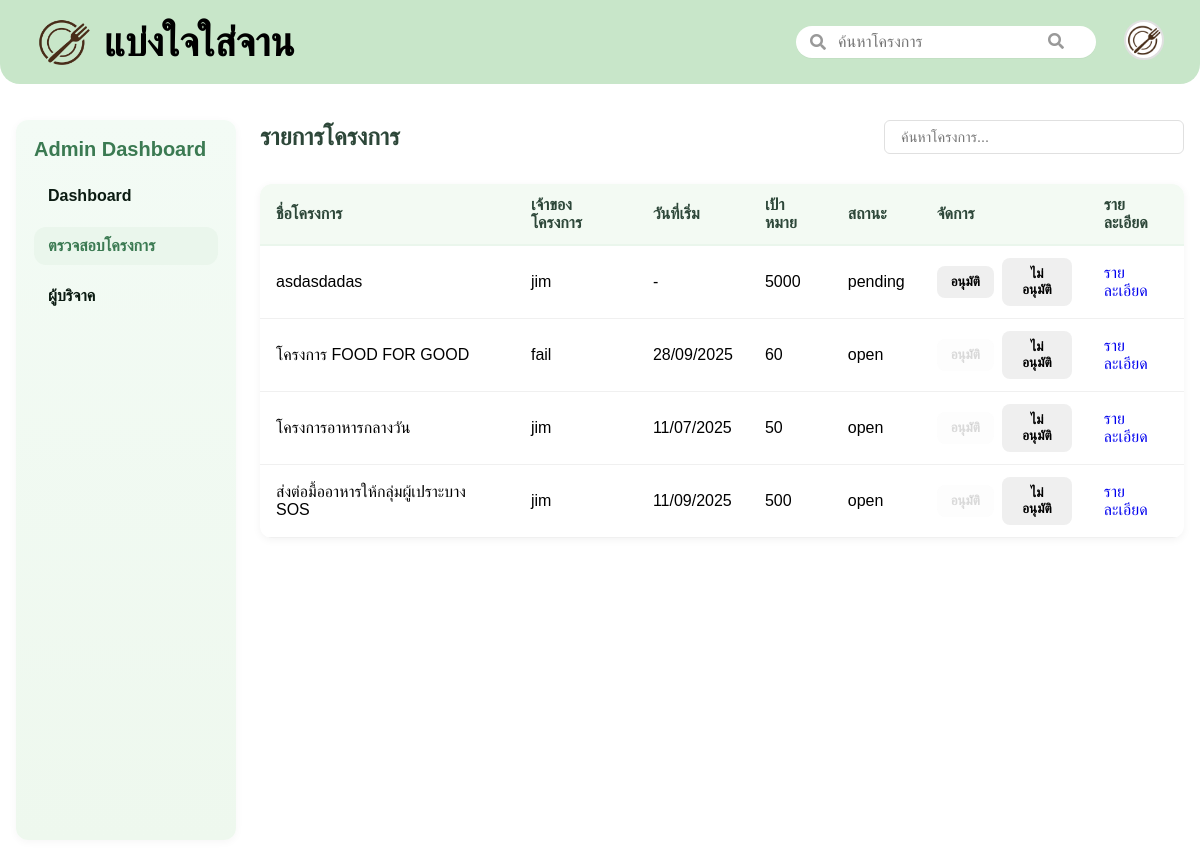
Page /project-list.php on the committed database.
### tables this page shows
CREATE TABLE IF NOT EXISTS `projects` (
  `project_id` int NOT NULL AUTO_INCREMENT,
  `owner_id` int DEFAULT NULL,
  `title` varchar(50) DEFAULT NULL,
  `img` varchar(50) DEFAULT NULL,
  `description` varchar(1000) DEFAULT NULL,
  `goal` int DEFAULT NULL,
  `start_date` timestamp NULL DEFAULT (now()),
  `end_date` timestamp NULL DEFAULT NULL,
  `address` varchar(200) DEFAULT NULL,
  `phone` varchar(50) DEFAULT NULL,
  `email` varchar(50) DEFAULT NULL,
  `status` varchar(50) DEFAULT NULL,
  PRIMARY KEY (`project_id`) USING BTREE,
  KEY `User_Projects` (`owner_id`),
  CONSTRAINT `User_Projects` FOREIGN KEY (`owner_id`) REFERENCES `user` (`user_id`)
);

CREATE TABLE IF NOT EXISTS `user` (
  `user_id` int NOT NULL AUTO_INCREMENT,
  `role_id` int DEFAULT NULL,
  `email` varchar(50) DEFAULT NULL,
  `password` varchar(50) DEFAULT NULL,
  `name` varchar(50) DEFAULT NULL,
  PRIMARY KEY (`user_id`) USING BTREE,
  KEY `Role_User` (`role_id`),
  CONSTRAINT `Role_User` FOREIGN KEY (`role_id`) REFERENCES `roles` (`role_id`)
);

### project-list.php (the view, shortened to what this page needs)
<?php
require_once __DIR__ . '/sql/config.php';
try {
    $sql = "
        SELECT
            p.project_id,
            p.title,
            p.goal,
            p.status,
            p.start_date,
            u.name AS owner_name
        FROM projects p
        LEFT JOIN user u ON p.owner_id = u.user_id
        ORDER BY p.project_id DESC
    ";
    $stmt = $conn->query($sql);
    $projects = $stmt->fetchAll(PDO::FETCH_ASSOC);
} catch (Throwable $e) {
    $projects = [];
    $error = $e->getMessage();
}
?>
<!DOCTYPE html>
<html lang="th">
<head>
    <link rel="stylesheet" href="CSS/header.css">
    <link rel="stylesheet" href="CSS/admin.css">
    <link rel="stylesheet" href="CSS/project-list.css">
    <link rel="stylesheet" href="https://cdnjs.cloudflare.com/ajax/libs/font-awesome/5.15.4/css/all.min.css">
</head>
<body>
    <header class="header"></header>
    <main class="admin-main">
        <aside class="admin-sidebar">
            <h2 class="sidebar-title">Admin Dashboard</h2>
            <nav class="sidebar-nav">
                <a class="nav-item" href="admin.html">Dashboard</a>
                <a class="nav-item active" href="project-list.php">ตรวจสอบโครงการ</a>
                <a class="nav-item" href="donor-list.php">ผู้บริจาค</a>
            </nav>
        </aside>
        <section class="admin-content">
            <div class="list-header-row">
                <h2>รายการโครงการ</h2>
                <div class="search-box">
                    <input type="search" placeholder="ค้นหาโครงการ..." />
                </div>
            </div>
            <div class="project-list">
                <table class="project-table">
                    <thead>
                        <tr>
                            <th>ชื่อโครงการ</th>
                            <th>เจ้าของโครงการ</th>
                            <th>วันที่เริ่ม</th>
                            <th>เป้าหมาย</th>
                            <th>สถานะ</th>
                            <th>จัดการ</th>
                            <th>รายละเอียด</th>
                        </tr>
                    </thead>
                    <tbody id="projectTableBody">
                        <?php if ($projects): ?>
                            <?php foreach ($projects as $p): ?>
                                <?php $status = strtolower($p['status'] ?? ''); ?>
                                <tr data-project-id="<?php echo (int)$p['project_id']; ?>">
                                    <td><?php echo htmlspecialchars($p['title'] ?? '-'); ?></td>
                                    <td><?php echo htmlspecialchars($p['owner_name'] ?? '-'); ?></td>
                                    <td>
                                        <?php
                                          $d = $p['start_date'] ?? null;
                                          echo $d ? htmlspecialchars(date('d/m/Y', strtotime($d))) : '-';
                                        ?>
                                    </td>
                                    <td><?php echo htmlspecialchars($p['goal'] ?? '-'); ?></td>
                                    <td data-col="status"><?php echo htmlspecialchars($p['status'] ?? '-'); ?></td>
                                    <td>
                                        <div class="action-buttons">
                                            <button type="button"
                                                    class="btn btn-approve"
                                                    data-id="<?php echo (int)$p['project_id']; ?>"
                                                    data-status="open"
                                                    <?php echo $status === 'open' ? 'disabled' : ''; ?>>
                                                อนุมัติ
                                            </button>
                                            <button type="button"
                                                    class="btn btn-reject"
                                                    data-id="<?php echo (int)$p['project_id']; ?>"
                                                    data-status="close"
                                                    <?php echo $status === 'close' ? 'disabled' : ''; ?>>
                                                ไม่อนุมัติ
                                            </button>
                                        </div>
                                    </td>
                                    <td>
                                        <a class="btn-link" href="post_title1.php?project_id=<?php echo (int)$p['project_id']; ?>">รายละเอียด</a>
                                    </td>
                                </tr>
                            <?php endforeach; ?>
                        <?php else: ?>
                            <tr><td colspan="7" style="text-align:center;">ยังไม่มีโครงการ</td></tr>
                        <?php endif; ?>
                    </tbody>
                </table>
            </div>
        </section>
    </main>
</body>
</html>

### CSS/header.css (style rules this page uses)
.header { position: relative; width: 100vw; left: 50%; right: 50%; margin-left: -50vw; margin-right: -50vw; box-sizing: border-box; padding: 14px 24px; background-color: #c8e6c9; border-radius: 0 0 20px 20px; z-index: 10; }
a { text-decoration: none; }

### CSS/admin.css (style rules this page uses)
:root { --accent:#3b7a52; --muted:#eaf6ec; --card:#ffffff; --soft:#f3faf3; }
* { box-sizing:border-box }
body { margin:0; font-family: Arial, Helvetica, sans-serif; background:#fff; }
.admin-main { display:flex; gap:24px; max-width:1200px; margin:20px auto; padding:16px; }
.admin-sidebar { width:220px; background:linear-gradient(180deg,#f3fbf5,#eef8ee); border-radius:12px; padding:18px; height: calc(100vh - 80px); box-shadow: 0 2px 8px rgba(0,0,0,0.04); position:sticky; top:12px; }
.sidebar-title { margin:0 0 16px 0; font-size:20px; font-weight:700; color:var(--accent); }
.sidebar-nav { display:flex; flex-direction:column; gap:12px; }
.nav-item { color:#0b1b12; text-decoration:none; padding:10px 14px; border-radius:12px; font-weight:600; }
.nav-item.active { background:var(--muted); color:var(--accent); }
.admin-content { flex:1; display:flex; flex-direction:column; gap:18px; }
.action-buttons { display:flex; gap:8px; align-items:center; }
.btn { padding:6px 12px; border:0; border-radius:8px; font-weight:600; cursor:pointer; text-decoration:none; display:inline-flex; align-items:center; gap:6px; }
.btn[disabled] { opacity:.5; cursor:not-allowed; }

### CSS/project-list.css (style rules this page uses)
.list-header-row { display:flex; align-items:center; justify-content:space-between; gap:12px; margin-bottom:12px; }
.list-header-row h2 { margin: 0; color: #2d4739; font-size: 1.5em; }
.search-box input { padding: 8px 16px; border: 1px solid #e0e0e0; border-radius: 6px; width: 300px; font-size: 0.9em; }
.project-list { background: white; border-radius: 12px; box-shadow: 0 2px 8px rgba(0,0,0,0.05); overflow: hidden; }
.project-table { width: 100%; border-collapse: collapse; }
.project-table th { background: #f3faf3; padding: 12px 16px; text-align: left; font-weight: 600; color: #2d4739; border-bottom: 2px solid #eaf6ec; }
.project-table td { padding: 12px 16px; border-bottom: 1px solid #f0f0f0; }
.project-table tbody tr { cursor: pointer; transition: background-color .15s ease; }
.btn { display:inline-block; padding:8px 14px; border:0; border-radius:8px; font-weight:600; cursor:pointer; text-decoration:none; }
.btn[disabled] { opacity:.5; cursor:not-allowed; }
.project-card, .stat-card, .card, .project-table tbody tr { cursor: pointer; }

### rows in the picture
projects: title "asdasdadas", owner.name "jim", goal "5000", status "pending"
projects: title "โครงการ FOOD FOR GOOD", owner.name "fail", start_date "28/09/2025", goal "60", status "open"
projects: title "โครงการอาหารกลางวัน", owner.name "jim", start_date "11/07/2025", goal "50", status "open"
projects: title "ส่งต่อมื้ออาหารให้กลุ่มผู้เปราะบาง SOS", owner.name "jim", start_date "11/09/2025", goal "500", status "open"
